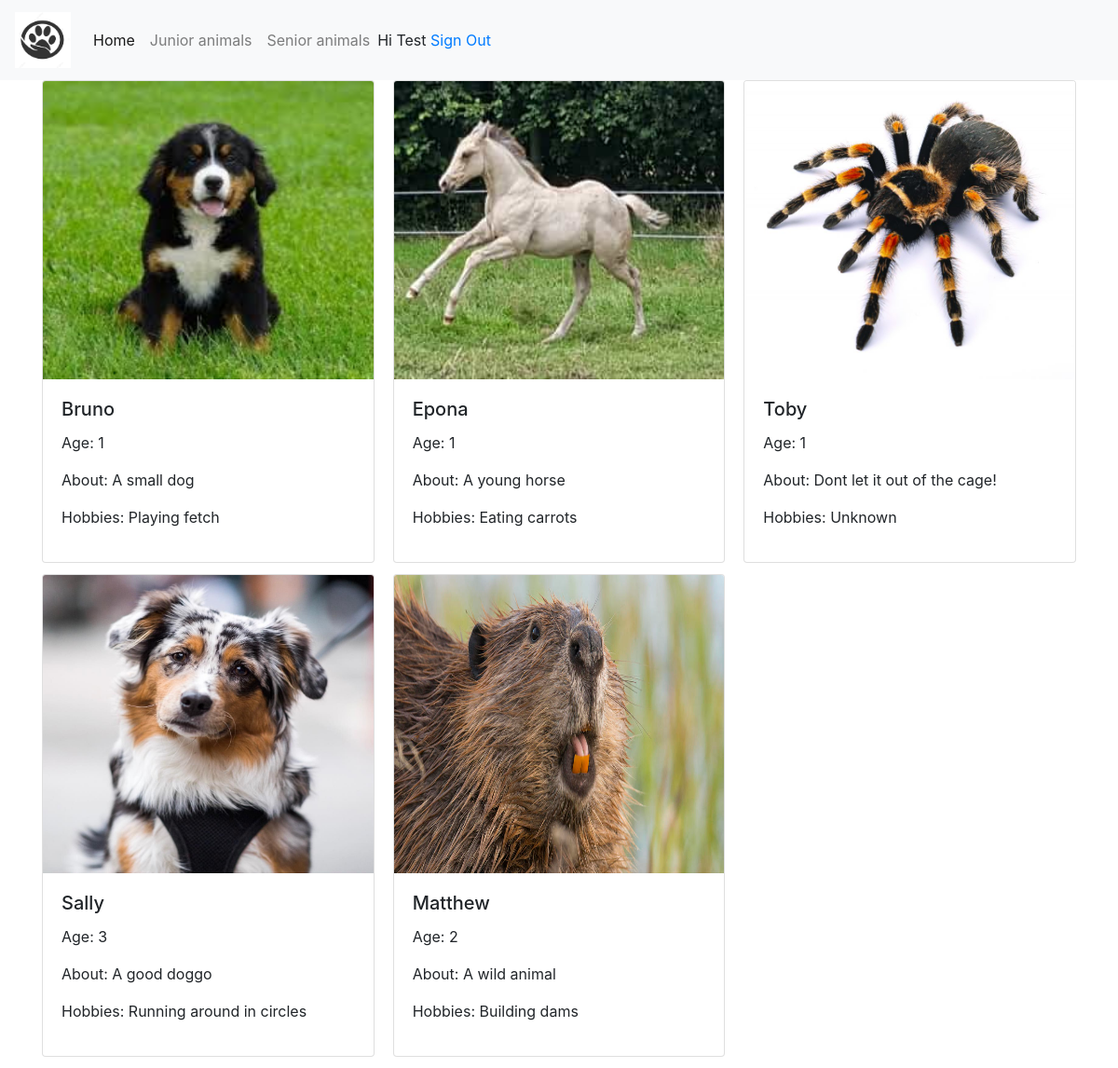
The page /general.php (signed in) on the database its author committed.
### tables this page shows
CREATE TABLE `users` (
  `userId` int(11) NOT NULL,
  `userName` varchar(30) NOT NULL,
  `userEmail` varchar(60) NOT NULL,
  `userPass` varchar(255) NOT NULL,
  `status` enum('user','admin') NOT NULL DEFAULT 'user'
);

CREATE TABLE `animals` (
  `id` int(11) NOT NULL,
  `animal_image` varchar(255) NOT NULL,
  `animal_name` varchar(255) NOT NULL,
  `animal_description` varchar(255) NOT NULL,
  `animal_location` varchar(255) NOT NULL,
  `hobbies` varchar(255) NOT NULL,
  `age` int(11) NOT NULL,
  `animal_type` enum('small','big') NOT NULL,
  `animal_status` enum('junior','senior') NOT NULL,
  `active` int(1) NOT NULL DEFAULT 0
);

### general.php (the view, shortened to what this page needs)
<?php
require_once 'dbconnect.php';
$res=mysqli_query($conn, "SELECT * FROM users WHERE userId=".$_SESSION['user']);
$userRow=mysqli_fetch_array($res, MYSQLI_ASSOC);
?>
<!DOCTYPE html>
<html>
<head>
<link rel="stylesheet" href="https://stackpath.bootstrapcdn.com/bootstrap/4.5.0/css/bootstrap.min.css">
</head>
<body>
<nav class="navbar navbar-expand-lg navbar-light bg-light">
<a class="navbar-brand" href="home.php"><img src="images/logo.png" height="60" width="60"></a>
  <div class="collapse navbar-collapse" id="navbarNav">
    <ul class="navbar-nav">
      <li class="nav-item active">
        <a class="nav-link" href="home.php">Home <span class="sr-only">(current)</span></a>
      </li>
      <li class="nav-item">
        <a class="nav-link" href="#">Junior animals</a>
      </li>
      <li class="nav-item">
        <a class="nav-link" href="senior.php">Senior animals</a>
      </li>
      <span class="my-2">
        <a class="">Hi <?php echo $userRow['userName'] ; ?><a href="logout.php?logout"> Sign Out</a></a>
      </span>
    </ul>
  </div>
</nav>
<div class="container">
    <div class="card-columns">
    <?php
        $sql = "SELECT * FROM animals WHERE animal_status = 'junior'";
        $result = $conn->query($sql);
        if($result->num_rows > 0) {
            while($row = $result->fetch_assoc()) {
                echo  "<div class= 'card'>
                <img class='card-img-top'style='width: 100%; height:20em' src =" .$row['animal_image'].">
                    <div class='card-body'>
                        <h5 class='card-title'>" .$row['animal_name']."</h5>
                        <p>Age: " .$row['age']."</p>
                        <p>About: " .$row['animal_description']."</p>
                        <p>Hobbies: " .$row['hobbies']."</p>
                    </div>
                </div>" ;
                }
        } else  {
            echo  "<tr><td colspan='5'><center>No Data Avaliable</center></td></tr>";
            }
    ?>
</div>
</div>
</body>
</html>

### rows shown on the page
users: userName "Test"
animals: animal_image (picture), animal_name "Bruno", age "1", animal_description "A small dog", hobbies "Playing fetch"
animals: animal_image (picture), animal_name "Sally", age "3", animal_description "A good doggo", hobbies "Running around in circles"
animals: animal_image (picture), animal_name "Epona", age "1", animal_description "A young horse", hobbies "Eating carrots"
animals: animal_image (picture), animal_name "Matthew", age "2", animal_description "A wild animal", hobbies "Building dams"
animals: animal_image (picture), animal_name "Toby", age "1", animal_description "Dont let it out of the cage!", hobbies "Unknown"
